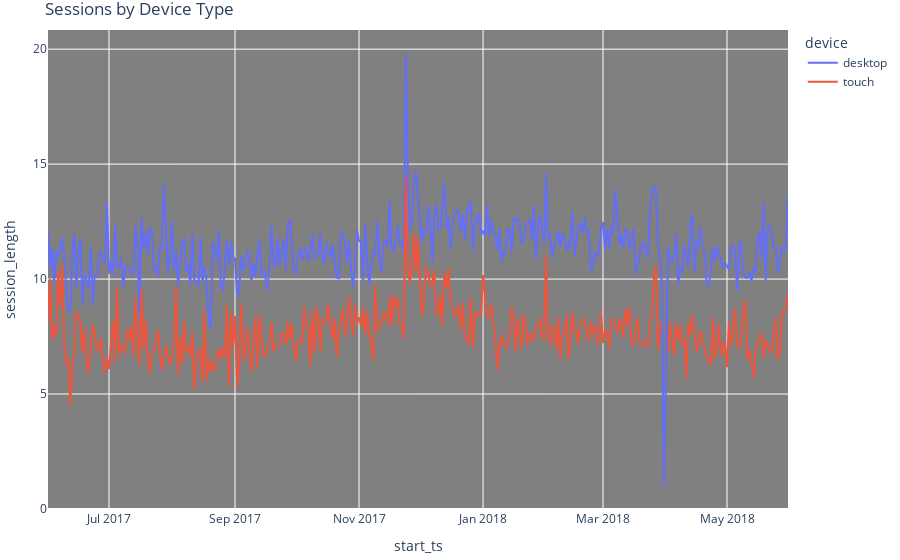

Write notebook code for a chart like this one.
### Markdown cell above
4.1.6 Sessions by device type

### Code cell
visits['session_length']=((pd.to_datetime(visits['end_ts'])-visits['start_ts'])/ np.timedelta64(1, 'm')).round()
fig = px.line(visits.groupby([visits['start_ts'].dt.date,'device'])['session_length'].mean().reset_index(),
              x="start_ts", y="session_length",color='device', title = "Sessions by Device Type")
fig.update_layout(
    showlegend=True,plot_bgcolor="gray",
    margin=dict(t=30,l=8,b=8,r=10))
fig.show()

### Figure 1 — Plotly figure (JSON) as saved in the notebook; plotly's stock layout.template omitted (floating-point values rounded to 4 significant figures; data arrays with more than 128 entries replaced by an {"elided": "..."} marker saying what was removed)
{"data": [{"hovertemplate": "device=desktop<br>start_ts=%{x}<br>session_length=%{y}<extra></extra>", "legendgroup": "desktop", "line": {"color": "#636efa", "dash": "solid"}, "marker": {"symbol": "circle"}, "mode": "lines", "name": "desktop", "orientation": "v", "showlegend": true, "type": "scatter", "x": {"elided": "364 str values"}, "xaxis": "x", "y": {"elided": "364 float values"}, "yaxis": "y"}, {"hovertemplate": "device=touch<br>start_ts=%{x}<br>session_length=%{y}<extra></extra>", "legendgroup": "touch", "line": {"color": "#EF553B", "dash": "solid"}, "marker": {"symbol": "circle"}, "mode": "lines", "name": "touch", "orientation": "v", "showlegend": true, "type": "scatter", "x": {"elided": "364 str values"}, "xaxis": "x", "y": {"elided": "364 float values"}, "yaxis": "y"}], "layout": {"legend": {"title": {"text": "device"}, "tracegroupgap": 0}, "margin": {"b": 8, "l": 8, "r": 10, "t": 30}, "plot_bgcolor": "gray", "showlegend": true, "title": {"text": "Sessions by Device Type"}, "xaxis": {"anchor": "y", "domain": [0, 1], "title": {"text": "start_ts"}}, "yaxis": {"anchor": "x", "domain": [0, 1], "title": {"text": "session_length"}}}}
